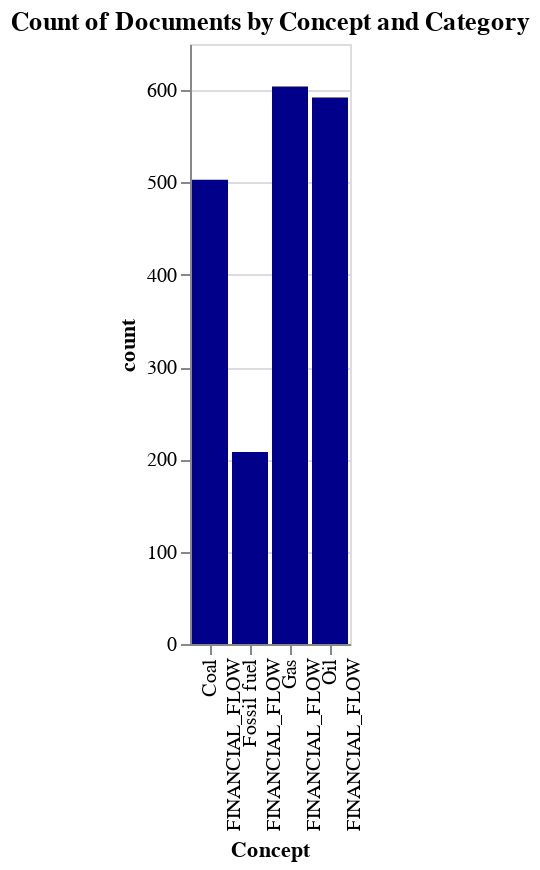

The notebook cell this image was saved under:
### Code cell
# create the Altair chart
chart = alt.Chart(df).mark_bar(color='darkblue').encode(
    x='Concept:N',
    y='count:Q',
).properties(
    title='Count of Documents by Concept and Category'
)

chart

### Figure 1 — Vega-Lite specification as saved in the notebook (floating-point values rounded to 4 significant figures)
{"config": {"view": {"continuousWidth": 400, "continuousHeight": 300}}, "data": {"name": "data-2adf1d755ce309640cdf162dd253f881"}, "mark": {"type": "bar", "color": "darkblue"}, "encoding": {"x": {"field": "Concept", "type": "nominal"}, "y": {"field": "count", "type": "quantitative"}}, "title": "Count of Documents by Concept and Category", "$schema": "https://vega.github.io/schema/vega-lite/v4.17.0.json", "datasets": {"data-2adf1d755ce309640cdf162dd253f881": [{"Concept": ["Gas", "FINANCIAL_FLOW"], "count": 604}, {"Concept": ["Coal", "FINANCIAL_FLOW"], "count": 503}, {"Concept": ["Oil", "FINANCIAL_FLOW"], "count": 592}, {"Concept": ["Fossil fuel", "FINANCIAL_FLOW"], "count": 208}]}}
